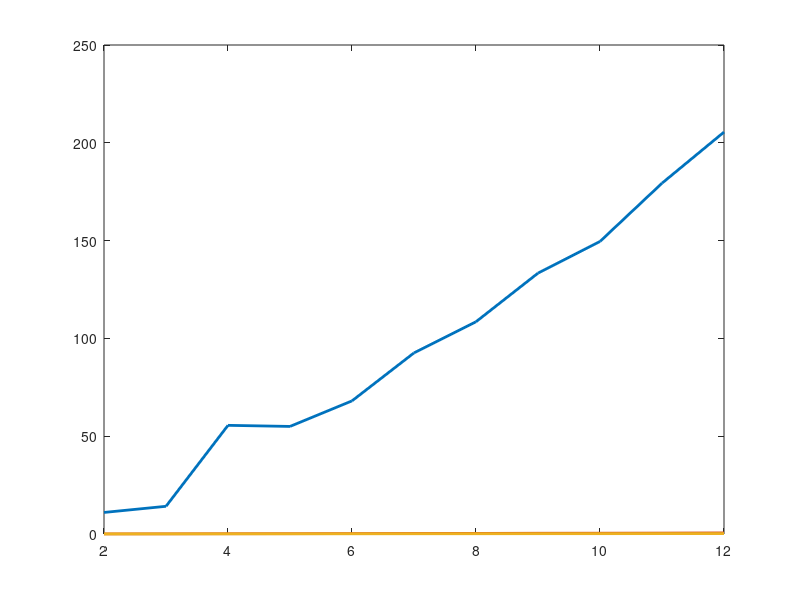

Write the MATLAB code that produced this figure. (Note: this script raises an error after producing the figure.)
clc;

UEs = [2 3 4 5 6 7 8 9 10 11 12];

ES = dlmread('ES_time_mean.txt',' ');
Normal = dlmread('normal_time.txt',' ');
DL = dlmread('DL_time.txt',' ');

time = zeros(3, length(UEs));

for a = 1:1:length(UEs)
    time(1, a) = ES(a);
    time(2, a) = Normal(a);
    time(3, a) = DL(a);
end

a = plot(UEs, time, 'LineWidth', 2 );

a(1).Marker = 'o';
a(2).Marker = 'x';
a(3).Marker = '+';

legend('ES', 'Normal', 'DL')

xlabel('UEs'), ylabel('Time (ms)')
